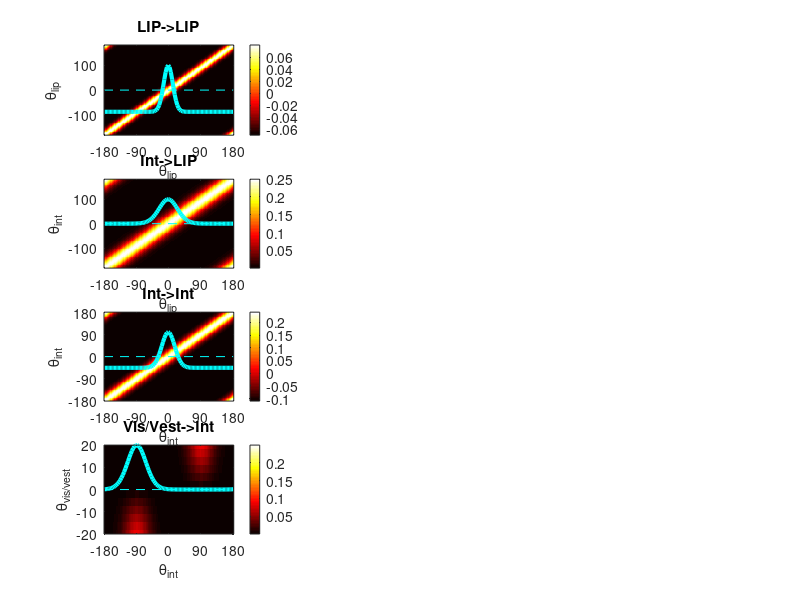
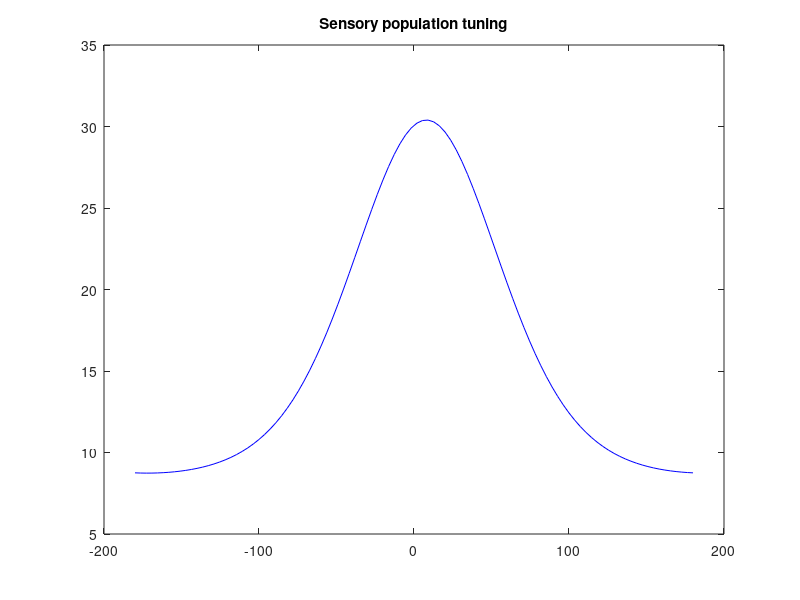
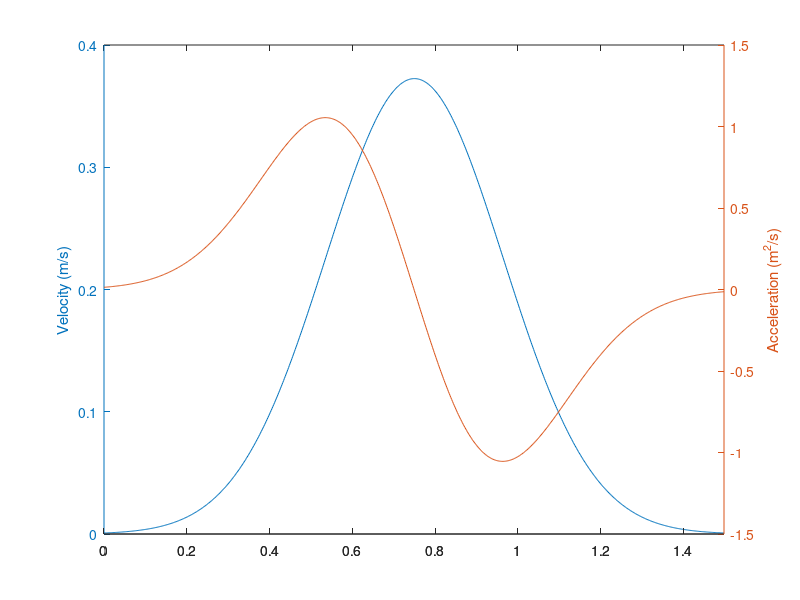

Write the MATLAB code that produced these figures, in order. (Note: this script raises an error after producing the figures.)
%%%%%%%%%%%%%%%%%%%%%%%%%%%%%%%%%%%%%%%%%%%%%%
%% LNP simulations for decision making
% Modified by HH 2017 @ UNIGE
% Adapted for the vestibular-visual multisensory heading discrimintation task
%%%%%%%%%%%%%%%%%%%%%%%%%%%%%%%%%%%%%%%%%%%%%%
tic
clear
clear global

load h

tic;

global Y_targ X_train;
rand('state',sum(100*clock))

% %{
%%%%%%%%%%%%%%%%%%%%%%%%%%%%%%%%%%%%%%%%%%%%%%%%%%%%%%%
%% Parameters
%%%%%%%%%%%%%%%%%%%%%%%%%%%%%%%%%%%%%%%%%%%%%%%%%%%%%%%

% === Switches ===
if_debug = 1;
if_test_set = 0;

% === Sizes ===
% Input layers
N_vis = 100; % Visual motion signal
prefs_vis = linspace(-180,180,N_vis);

N_vest = 100; % Vestibular motion signal
prefs_vest = linspace(-180,180,N_vis);

N_targets = 2; % Target input

% Today we decide to add a perfect integrator layer here. HH20170317 in UNIGE
% This layer has a very long time constant and feeds it's input to LIP, whereas LIP,
% which has a short time constant, keeps receiving target input but does not integrate it.
% For most part of the code, I just rename the old "_lip" stuff to "_int"
N_int = 100;
prefs_int = linspace(-180,180,N_int);

% Output layers (Real LIP layer)
N_lip = 100;
prefs_lip = linspace(-180,180,N_lip);

[~,right_targ_ind] = min(abs(prefs_lip - 90)); % Left and right for the heading task
[~,left_targ_ind] = min(abs(prefs_lip - -90));

%%%%%%%%%%%%%%%%%%%%%%%%%%%%%%%%%%%%%%%%%%%%%%%%%%%%%%%
% Decision bound
if_bounded = 1; % if_bounded = 1 means that the trial stops at the bound (reaction time version)
f_bound = @(x) abs(x(right_targ_ind)-x(left_targ_ind));
decis_thres = 70*[1 1 1]; % bound height, for different conditions
att_gain_stim_after_hit_bound = [0 0 0];
%%%%%%%%%%%%%%%%%%%%%%%%%%%%%%%%%%%%%%%%%%%%%%%%%%%%%%%

% === Times ===
dt = 2e-3; % Size of time bin in seconds
trial_dur_total = 1.7; % in s
stim_on_time = 0.2; % in s
motion_duration = 1.5; % in s

trial_dur_total_in_bins = round(trial_dur_total/dt); %% in time bins (including pre_trial_dur)
stim_on_time_in_bins = stim_on_time/dt; % Time of motion start, in time bins.

ts = ((0:trial_dur_total_in_bins-1)-stim_on_time_in_bins)*dt; % in s

if stim_on_time_in_bins>trial_dur_total_in_bins
    error('pre_trial_dur cannot be longer than trial_dur');
end

%%%%%%%%%%%%%%%%%%%%%%%%%%%%%%%%%%%%%%%%%%%%%%%%%%%
% === Stimuli ===
% unique_heading = [0 1 2 4 8];
% unique_condition = [1 2 3];
unique_heading = [0 8];
unique_condition = [3];
N_trial = 20; % For each condition
%%%%%%%%%%%%%%%%%%%%%%%%%%%%%%%%%%%%%%%%%%%%%%%%%%%


colors = [0 0 1; 1 0 0; 0 0.8 0.4];


% Parameters roughly follow the Yong Gu's MST data.
% Visual
coherence = 12;
r_spont_vis = 10;
b_pref_vis = 1.7;
b_null_vis = -0.2;
K_vis = 1.5;
K_cov_vis = 2;
var_vis = 1e-5;

% Vestibular
equivalent_conherence = 12;
r_spont_vest = 10;
b_pref_vest = 1.7;
b_null_vest = -0.2;
K_vest = 1.5;
K_cov_vest = 2;
var_vest = 1e-5;

% Parameters for MT from Mazurek and Shadlen, except width.
% K_cov_mt and var_mt controls the correlations.
%   cov_mt(j,:) = var_vis*exp(K_cov_vis*(cos((prefs_vis-prefs_vis(j))/360 *2*pi)-1));
%     w_mt = real(sqrtm(cov_mt));
%     aux_proba_in = proba_in + w_mt*randn(N_vis,1);
% r_spont_vis = 20;
% b_pref_vis = 0.4;
% b_null_vis = -0.2;
% K_vis = 4;
% K_cov_vis = 2;
% var_vis = 1e-5;

% Parameter of the activity evoked by the visual targets
max_rate_target = 42; %% in Hz
b_target = 0;
K_target = 4;
slope_norm_target=0.5;
dc_norm_target = 0.5;

% == Temporal dynamics ==
t_motion = 0:dt:trial_dur_total-stim_on_time; % in s
num_of_sigma = 3.5; amp = 0.2;
miu = motion_duration/2; sigma = motion_duration/2/num_of_sigma;
vel = exp(-(t_motion-miu).^2/(2*sigma^2));
vel = vel*amp/sum(vel*dt) ; % in m/s. Normalized to distance
acc = diff(vel)/dt; % in m/s^2

% To make sure t_motion, vel, and acc have the same length
t_motion(end) = [];
vel(end) = [];

% Gains
gain_vel_vis = 5; % (m/s)^-1
gain_acc_vest = 2; % (m^2/s)^-1

if if_debug
    figure(111);clf
    set(gcf,'name','Motion profile','uni','norm','pos',[0.632       0.381       0.358       0.403]);
    h = plotyy(t_motion,vel,t_motion,acc);
    ylabel(h(1),'Velocity (m/s)');
    ylabel(h(2),'Acceleration (m^2/s)');
end


% === Network configuration ===

% -- Time constant for integration
time_const_int = 3000e-3; % in s
time_const_lip = 100e-3; % in s

% -- Visual to INTEGRATOR
g_w_int_vis = 25;
K_int_vis = 5;
dc_w_int_vis = -0;

% -- Vestibular to INTEGRATOR
g_w_int_vest = 25;
K_int_vest = 5;
dc_w_int_vest = -0;

% --- Targets to LIP ----
g_w_lip_targ= 30;
K_lip_targ= 5;
att_gain_targ = 1; % Drop in attention to visual target once motion stimulus appears.

% --- Recurrent connectivity in INTEGRATOR
%%%%%%%%%%%%%%%%%%%%%%%%%%%%%%%%%%%%%%
g_w_int_int = 35;
K_int_int = 10;
dc_w_int_int = -11;

amp_I_int = 0;  % Mexico hat shape
K_int_I = 2;
%%%%%%%%%%%%%%%%%%%%%%%%%%%%%%%%%%%%%%

% Input-output function of INTEGRATOR
bias_int = 0;
threshold_int = 0.0;

% --- INTEGRATOR to the real LIP
%%%%%%%%%%%%%%%%%%%%%%%%%%%%%%%%%%%%%%
g_w_lip_int = 25;
K_lip_int = 5;
dc_w_lip_int = 0;

amp_I_lip_int = 0;  % Mexico hat shape
K_lip_int_I = 2;
%%%%%%%%%%%%%%%%%%%%%%%%%%%%%%%%%%%%%%

% --- LIP recurrent connection
%%%%%%%%%%%%%%%%%%%%%%%%%%%%%%%%%%%%%%
g_w_lip_lip = 15;
K_lip_lip = 20;
dc_w_lip_lip = -7;

amp_I_lip = 0;  % Mexico hat shape
K_lip_I = 2;
%%%%%%%%%%%%%%%%%%%%%%%%%%%%%%%%%%%%%%

% Input-output function of LIP
bias_lip = 0;
threshold_lip = 0.0;


% === For statistics ===

shuffle_flag = 0; %shuffles trials and computes shuffled Fisher information
info_out_flag = 1; %controls whether Fisher information in the output layer is being computed
info_in_flag = 1; %controls whether Fisher information in the input layer is being computed

% duration of the window used to compute Fisher information
fisher_wind_size = 50;
fisher_wind_offset = 0;
fisher_N_window = 4;

%%%%%%%%%%%%%%%%%%%%%%%%%%%%%%%%%%%%%%%%%%%%%%%%%%%%%%%
% Variable initialization (I moved here)
%%%%%%%%%%%%%%%%%%%%%%%%%%%%%%%%%%%%%%%%%%%%%%%%%%%%%%%

% I reorganized the variable naming and storage conventions. HH20170302
% All data have the size of (neurons, time, trial, stimuli){train/test}
% Three types of data are used:
% 1. firing rate in Hz (rate_xxx),
% 2. firing probability for each bin (proba_xxx),
% 3. binary spike train for each bin (spikes_xxx)
% The network dynamics are computed like: Rate_in --> Prob_in --> Spike_in --> Spike_out --> Rate_out

aux1_rate_int = zeros(N_int,trial_dur_total_in_bins+2);
aux2_rate_int = zeros(N_int,trial_dur_total_in_bins+2);

decision_ac = zeros(N_int,trial_dur_total_in_bins+2);

spikes_target = cell(2,1); spikes_vis = cell(2,1); spikes_vest = cell(2,1); 
rate_int = cell(2,1); spikes_int = cell(2,1);
rate_lip = cell(2,1); spikes_lip = cell(2,1);

spikes_count_vis = cell(2,1); spikes_count_vest = cell(2,1); proba_count_int = cell(2,1); spikes_count_int = cell(2,1);

for m = 1:if_test_set+1 % Train and Test
    
    % Raw data
    spikes_target{m} = zeros(N_int,trial_dur_total_in_bins,N_trial,length(unique_heading),length(unique_condition));
    spikes_vis{m} = zeros(N_vis,trial_dur_total_in_bins,N_trial,length(unique_heading),length(unique_condition));
    spikes_vest{m} = zeros(N_vest,trial_dur_total_in_bins,N_trial,length(unique_heading),length(unique_condition));
    
    rate_int{m} = zeros(N_int,trial_dur_total_in_bins,N_trial,length(unique_heading),length(unique_condition));
    spikes_int{m} = zeros(N_int,trial_dur_total_in_bins,N_trial,length(unique_heading),length(unique_condition));
    rate_lip{m} = zeros(N_lip,trial_dur_total_in_bins,N_trial,length(unique_heading),length(unique_condition));
    spikes_lip{m} = zeros(N_lip,trial_dur_total_in_bins,N_trial,length(unique_heading),length(unique_condition));
    
    % Spike count in sliding windows for Fisher information
    spikes_count_vis{m} = nan(N_vis, fisher_N_window, N_trial,length(unique_heading),length(unique_condition));
    spikes_count_vest{m} = nan(N_vest, fisher_N_window, N_trial,length(unique_heading),length(unique_condition));
    proba_count_int{m} = nan(N_int, fisher_N_window, N_trial, length(unique_heading),length(unique_condition));
    spikes_count_int{m} = nan(N_int, fisher_N_window, N_trial, length(unique_heading),length(unique_condition));
    if shuffle_flag==1
        spikes_count_int_shuff{m} = zeros(N_int, fisher_N_window, N_trial, length(unique_heading),length(unique_condition));
    end
    
end

% Output variables
RT = (trial_dur_total-stim_on_time) * ones(N_trial,length(unique_heading),length(unique_condition));

%  Network connections
w_int_vis = zeros(N_int,N_vis);
w_int_vest = zeros(N_int,N_vest);
% w_int_targ = zeros(N_int,N_int); % Not N_target, but N_int (supposing the same number as the lip neurons)
w_lip_targ = zeros(N_lip,N_lip); % Now integration layer does not receive target input, but LIP layer does. HH20170317
w_int_int = zeros(N_int,N_int);
w_lip_int = zeros(N_lip,N_int);
w_lip_lip = zeros(N_lip,N_lip);

for nn=1:N_int
    
    % -- VIS->Int, Vest->Int --
    w_int_vis(nn,:) = g_w_int_vis/N_vis *(exp(K_int_vis * (cos((prefs_int(nn)-(-90*(prefs_vis<0)+90*(prefs_vis>0)))/180*pi)-1)))...
        .* abs(sin(prefs_vis/180*pi))... % Gaussian(theta_int - +/-90) * Sin(heading)
        + dc_w_int_vis/N_vis;   % Offset
    w_int_vest(nn,:) = g_w_int_vest/N_vest *(exp(K_int_vest * (cos((prefs_int(nn)-(-90*(prefs_vest<0)+90*(prefs_vest>0)))/180*pi)-1)))...
        .* abs(sin(prefs_vest/180*pi))... % Gaussian(theta_int - +/-90) * Sin(heading)
        + dc_w_int_vest/N_vest;   % Offset
    
    % -- Targ->LIP --
    w_lip_targ(nn,:) = g_w_lip_targ/N_int *(exp(K_lip_targ*(cos((prefs_int-prefs_int(nn))/360 *2*pi)-1)));  %  Target input
    
    % -- Int->Int --
    w_int_int(nn,:) = g_w_int_int/N_int*...   %  Integrator recurrent
        ((exp(K_int_int*(cos((prefs_int-prefs_int(nn))/360*2*pi)-1)))-...
        amp_I_int*(exp(K_int_I*(cos((prefs_int-prefs_int(nn))/360*2*pi)-1))))...
        + dc_w_int_int/N_int;
    
end

for nn=1:N_lip
    % -- Int->LIP --
    w_lip_int(nn,:) = g_w_lip_int/N_int*...
        ((exp(K_lip_int*(cos((prefs_lip-prefs_int(nn))/360*2*pi)-1)))-...
        amp_I_lip_int*(exp(K_lip_int_I*(cos((prefs_lip-prefs_int(nn))/360*2*pi)-1))))...
        + dc_w_lip_int/N_int;

    % -- LIP->LIP --
    w_lip_lip(nn,:) = g_w_lip_lip/N_lip*...
        ((exp(K_lip_lip*(cos((prefs_lip-prefs_lip(nn))/360*2*pi)-1)))-...
        amp_I_lip*(exp(K_lip_I*(cos((prefs_lip-prefs_lip(nn))/360*2*pi)-1))))...
        + dc_w_lip_lip/N_lip;
end    

if if_debug
    figure(90); clf;
    set(gcf,'uni','norm','pos',[0.006       0.099       0.779       0.766],'name','Weights & Raster plot');
    
    subplot(4,3,1);
    imagesc(prefs_lip,prefs_lip,w_lip_lip'); colorbar; axis  xy; title('LIP->LIP');
    xlabel('\theta_{lip}'); ylabel('\theta_{lip}');
    set(gca,'xtick',-180:90:180);
    hold on; plot(prefs_lip,w_lip_lip(:,end/2)/max(w_lip_lip(:,end/2))*100,'linew',3,'color','c');
    plot(xlim,[0 0],'--c');
    subplot(4,3,4);
    imagesc(prefs_lip,prefs_int,w_lip_int'); colorbar; axis  xy; title('Int->LIP');
    xlabel('\theta_{lip}'); ylabel('\theta_{int}');
    set(gca,'xtick',-180:90:180);
    hold on; plot(prefs_lip,w_lip_int(:,end/2)/max(w_lip_int(:,end/2))*100,'linew',3,'color','c');
    plot(xlim,[0 0],'--c');
    
    subplot(4,3,7);
    % surf(prefs_int,prefs_int,w_int_int');
    imagesc(prefs_int,prefs_int,w_int_int');    colorbar; axis xy; title('Int->Int');
    xlabel('\theta_{int}'); ylabel('\theta_{int}');
    set(gca,'xtick',-180:90:180,'ytick',-180:90:180);
    hold on; plot(prefs_int,w_int_int(:,end/2)/max(w_int_int(:,end/2))*100,'linew',3,'color','c');
    plot(xlim,[0 0],'--c');
    
    %     subplot(4,3,7);
    %     imagesc(prefs_int,prefs_vest,w_int_vest'); colorbar; axis  xy; title('Vest->Int');
    %     xlabel('\theta_{int}'); ylabel('\theta_{vest}'); ylim([-20 20]);
    %     set(gca,'xtick',-180:90:180);
    
    subplot(4,3,10);
    imagesc(prefs_int,prefs_vis,w_int_vis'); colorbar; axis  xy; title('Vis/Vest->Int');
    xlabel('\theta_{int}'); ylabel('\theta_{vis/vest}'); ylim([-20 20]);
    set(gca,'xtick',-180:90:180);
    hold on; plot(prefs_int,w_int_vis(:,end/2)/max(w_int_vis(:,end/2))*20,'linew',3,'color','c');
    plot(xlim,[0 0],'--c');
    
    colormap hot;
end

%  Sensory correlation matrix
[xx,yy] = meshgrid(prefs_vis,prefs_vis);
cov_vis = var_vis*exp(K_cov_vis*(cos((xx-yy)/360 *2*pi)-1));

[xx,yy] = meshgrid(prefs_vest,prefs_vest);
cov_vest = var_vest*exp(K_cov_vest * (cos((xx-yy)/360 *2*pi)-1));

w_cov_vis = real(sqrtm(cov_vis));
w_cov_vest = real(sqrtm(cov_vest));


%%%%%%%%%%%%%%%%%%%%%%%%%%%
%% Main loop
%%%%%%%%%%%%%%%%%%%%%%%%%%%
count = 1;

for cc = 1:length(unique_condition)
    for hh = 1:length(unique_heading)  % Motion directions
        
        % ==== Not trial- or time- dependent stuffs ===
        stim_this = unique_heading(hh);
        cond_this = unique_condition(cc);
        
        fprintf('cond = %g, heading = %g\n  ',cond_this, stim_this);
        
        % -- Sensory responses --
        % proba_vis: proba of firing of visual neurons in response to motion
        max_rate_vis = r_spont_vis + b_pref_vis * coherence;
        b_vis = r_spont_vis + b_null_vis * coherence;
        proba_vis = ((max_rate_vis-b_vis)*exp(K_vis*(cos((prefs_vis'-stim_this)/360*2*pi)-1))+b_vis)*dt;
        
        %     max_rate_vest = r_spont_vest + b_pref_vis * coherence;
        %     b_vis = r_spont_vis + b_null_vis * coherence;
        
        % Vestibular response does not depend on coherence.
        % Here I just set the vestibular activity similar to visual response under 'equivalent_coh' coh
        max_rate_vest = r_spont_vest + b_pref_vest * equivalent_conherence;
        b_vest = r_spont_vest + b_null_vest * equivalent_conherence;
        proba_vest = ((max_rate_vest-b_vest)*exp(K_vest*(cos((prefs_vest'-stim_this)/360*2*pi)-1))+b_vest)*dt;
        
        %         % -- Stimulus condition selection --
        %         if cond_this == 1
        %             proba_vis = 0*proba_vis; % Shut down visual activity (but there are still noisy spikes if select here)
        %         elseif cond_this ==2
        %             proba_vest = 0*proba_vest; % Shut down vestibular activity
        %         end
        
        if if_debug
            figure(91);clf;
            plot(prefs_vis,proba_vis/dt,'r');
            plot(prefs_vest,proba_vest/dt,'b');
            title('Sensory population tuning');
        end
        
        % proba_targ: proba of firing of target neurons in response to visual targets
        
        % pos_targ = stim_this + [0:360/N_targets:359.9];
        pos_targ = [-90 90]; % Always these two for fine discrimination task. HH2017
        
        proba_target_tuning = zeros(N_int,1);
        for nn=1:N_targets
            proba_target_tuning = proba_target_tuning + ((max_rate_target-b_target)*...
                exp(K_target*(cos((prefs_int'-pos_targ(nn))/360*2*pi)-1))+b_target)*dt;
        end
        proba_target_tuning = proba_target_tuning/(slope_norm_target*(N_targets/2)+dc_norm_target);   %  Divisive normalization
        
        
        % === Begin trials ===
        for mm = 1:if_test_set+1 % Train and test sets
            for tt = 1:N_trial % For each trial
                
                if round(tt/50)==tt/50
                    fprintf('%d  ',tt);
                end
                
                % == Generate input spike trains ==
                
                %                 % -- Target input spike train --
                %                 % Note that trial_dur_total now includes the pre-trial time.
                %                 % There is no need (actually erroneous?) to separate pre-trial and trial.
                %                 % Because in this case, the INTEGRATOR dynamics are missing during pre-trial,
                %                 % and the MT's noise term was also missing.
                %
                %                 % Ohh, I got it. We don't want to accumulate target information during pre-trial,
                %                 % so we deliberately ignore INTEGRATOR dynamics during that period (although a little bit weird)!!
                
                aux_proba_target = proba_target_tuning*ones(1,trial_dur_total_in_bins); % Expand along the time axis
                spikes_target{mm}(:,:,tt,hh,cc) = rand(N_int,trial_dur_total_in_bins)<(aux_proba_target);
                
                % -- Visual input spike train --
                % The stim_on_time controls when motion information comes in.
                % aux_proba_vis = proba_vis*[zeros(1,stim_on_time) ones(1,trial_dur_total-stim_on_time)]...
                %    + w_cov_vis*randn(N_vis,trial_dur_total);
                
                % Temporal dynamics added. HH2017
                aux_proba_vis = proba_vis*[zeros(1,stim_on_time_in_bins) vel*gain_vel_vis]...
                    + w_cov_vis*randn(N_vis,trial_dur_total_in_bins);
                
                % -- Vestibular ---
                % With the temporal gain of abs(acc)
                aux_proba_vest = proba_vest*[zeros(1,stim_on_time_in_bins) abs(acc)*gain_acc_vest]...
                    + w_cov_vest*randn(N_vest,trial_dur_total_in_bins);
                
                % -- Stimulus condition selection --
                if cond_this == 1
                    aux_proba_vis = 0*aux_proba_vis; % Shut down visual activity
                elseif cond_this ==2
                    aux_proba_vest = 0*aux_proba_vest; % Shut down vestibular activity
                end
                
                spikes_vis{mm}(:,1:trial_dur_total_in_bins,tt,hh,cc)= rand(N_vis,trial_dur_total_in_bins)<(aux_proba_vis);
                spikes_vest{mm}(:,1:trial_dur_total_in_bins,tt,hh,cc)= rand(N_vest,trial_dur_total_in_bins)<(aux_proba_vest);
                
                % -- Reset the attention for motion stimuli --
                att_gain_stim = 1; % Drop in attention to motion stimuli due to hitting whatever decision bound.
                
                %                 % == Override INTEGRATOR dynamics during pre-trial by setting the spikes manually (weird thing) ==
                % !! Now we have the dedicated INTEGRATION layer so we can use all the dynamics from the very beginning. HH20170317
                
                %                 rate_int{mm}(:,1:stim_on_time_in_bins,tt,hh,cc) = aux_proba_target(:,1:stim_on_time_in_bins) / dt;
                %                 spikes_int{mm}(:,1:stim_on_time_in_bins,tt,hh,cc) = spikes_target{mm}(:,1:stim_on_time_in_bins,tt,hh,cc);
                %
                %                 aux1_rate_int(:,stim_on_time_in_bins) = rate_int{mm}(:,stim_on_time_in_bins,tt,hh,cc);
                %                 aux2_rate_int(:,stim_on_time_in_bins) = 0;
                
                % == Real network dynamics after stimlus onset ==
                %                 k = stim_on_time_in_bins; % Time begins at stim_on_time
                k = 1;  % Time begins at the very beginning
                
                while k<=trial_dur_total_in_bins-1
                    
                    %                     % -- I don't understand yet why there are two variables aux1 and aux2 --
                    %                     aux1_rate_int(:,k+1) = (1-dt/time_const_vis)*aux1_rate_int(:,k)...   %  Self dynamics.  in Hz!
                    %                         + 1/time_const_vis*(...
                    %                         att_gain_stim * w_int_vis * spikes_vis{mm}(:,k,tt,hh,cc)...     %  Visual input
                    %                         + att_gain_stim * w_int_vest * spikes_vest{mm}(:,k,tt,hh,cc)...     % Vestibular input
                    %                         ... % + att_gain_targ * w_int_targ * spikes_target{mm}(:,k,tt,hh,cc)...  % No longer here. HH20170317
                    %                         );             %  Target visual input (att_gain2 has been set to 0)
                    %
                    %                     aux2_rate_int(:,k+1) = (1-dt/time_const_int)*aux2_rate_int(:,k)+...  %  Self dynamics.  in Hz!
                    %                         +1/time_const_int*(w_int_int*spikes_int{mm}(:,k,tt,hh,cc));  %  INTEGRATOR recurrent. in Hz!
                    %
                    %                     rate_int{mm}(:,k+1,tt,hh,cc) = aux1_rate_int(:,k+1) + aux2_rate_int(:,k+1) + bias_int;  %  Bias term: b_out
                    %
                    
                    % -- Update INTEGRATOR layer --
                    rate_int{mm}(:,k+1,tt,hh,cc) = bias_int + (1-dt/time_const_int)*rate_int{mm}(:,k,tt,hh,cc)...   %  Self dynamics.  in Hz!
                        + 1/time_const_int * (...
                              w_int_int * spikes_int{mm}(:,k,tt,hh,cc)... %  INTEGRATOR recurrent
                            + att_gain_stim * w_int_vis * spikes_vis{mm}(:,k,tt,hh,cc)...     %  Visual input
                            + att_gain_stim * w_int_vest * spikes_vest{mm}(:,k,tt,hh,cc)...     % Vestibular input
                        ... % + att_gain_targ * w_int_targ * spikes_target{mm}(:,k,tt,hh,cc)...  % No longer here. HH20170317
                        );            
                    
                    % -- Update LIP layer --
                    rate_lip{mm}(:,k+1,tt,hh,cc) = bias_lip + (1-dt/time_const_lip)*rate_lip{mm}(:,k,tt,hh,cc)...   %  Self dynamics.  in Hz!
                        + 1/time_const_lip * (...
                              w_lip_lip * spikes_lip{mm}(:,k,tt,hh,cc)...  %  LIP recurrent
                            + att_gain_targ * w_lip_targ * spikes_target{mm}(:,k,tt,hh,cc)...  % Moved here. HH20170317
                            + w_lip_int * spikes_int{mm}(:,k,tt,hh,cc)... %  INTEGRATOR->LIP
                        );            
                    
                    
                    % -- Turn rate to binary spike for the next step --
                    spikes_int{mm}(:,k+1,tt,hh,cc)  = (rand(N_int,1) < dt*(rate_int{mm}(:,k+1,tt,hh,cc)-threshold_int));
                    spikes_lip{mm}(:,k+1,tt,hh,cc)  = (rand(N_lip,1) < dt*(rate_lip{mm}(:,k+1,tt,hh,cc)-threshold_lip));
                    
                    % -- Variable used for stopping the integration --
                    
                    %{
                    if mm == 1 % Only apply to train set
                        decision_ac(:,k+1) = rate_int{mm}(:,k+1,tt,hh,cc);
                        %          decision_ac(:,k+1) = (1-delta_t/time_const_out)*decision_ac(:,k+1)+...
                        %                               +1/time_const_out*((w_oo-dc_w_oo)*spikes_out{1}(:,k));
                        
                        % -- Termination --
                        if ((range(if_bounded*decision_ac(:,k+1)) > decis_thres) && (RT(tt,hh,cc)==0)) || (k==trial_dur_total_in_bins-1)
                            RT(tt,hh,cc) = k;
                            if k>fisher_wind_size-1   %  Enough data for Fisher info of at least one window
                                last_spikes__last_Fisher_win(:,count) = sum(spikes_int{1}(:,k-fisher_wind_size+1:k)')';
                            else
                                last_spikes__last_Fisher_win(:,count) = sum(spikes_int{1}(:,1:k)')';
                            end
                            last_proba(:,count) = rate_int{mm}(:,k,tt,hh,cc);
                            k=trial_dur_total_in_bins;  %  Terminate trial immediately
                        end
                    end
                    %}
                    
                    if mm == 1 % Only apply to train set
                        decision_ac(:,k+1) = rate_lip{mm}(:,k+1,tt,hh,cc);
                        %          decision_ac(:,k+1) = (1-delta_t/time_const_out)*decision_ac(:,k+1)+...
                        %                               +1/time_const_out*((w_oo-dc_w_oo)*spikes_out{1}(:,k));
                        
                        % -- Termination --
                        if if_bounded && att_gain_stim == 1 && (f_bound(decision_ac(:,k+1)) > decis_thres(unique_condition(cc)))
                            % Set the attention for motion stimuli to be very low
                            att_gain_stim = att_gain_stim_after_hit_bound(unique_condition(cc));
                            RT(tt,hh,cc) = (k-stim_on_time_in_bins)*dt;
                            % last_proba(:,count) = rate_int{mm}(:,k,tt,hh,cc);
                        end
                    end
                    
                    k=k+1;
                end  % of network dynamics
                
                %{
            %%% collect spike and firing probabilities for Tin and Tout neurons
            
            proba_out_av1 = proba_out_av1 + rate_int{1};
            proba_out50(count,:) = rate_int{1}(50,:);
            proba_out75(count,:) = rate_int{1}(75,:);
            proba_out100(count,:) = rate_int{1}(100,:);
            spikes_out50(count,:) = spikes_int{1}(50,:);
            spikes_out75(count,:) = spikes_int{1}(75,:);
            spikes_out100(count,:) = spikes_int{1}(100,:);
            spikes_in50(count,:) = spikes_vis{1}(50,:);
            
            %%%%%%%%%%%%%%%%%%%%%%%%%%%%%%%%%%%%%%%%%%%%%%%%%%%%%%%%%%%%%%%%%%%%
            %% training and testing data. Spike counts and average probabilities.
            %% size nu_unit x 2 N_trial (N_trial for each of the 2 positions)
            %%%%%%%%%%%%%%%%%%%%%%%%%%%%%%%%%%%%%%%%%%%%%%%%%%%%%%%%%%%%%%%%%%%%
            spikes_in_trial11(:,count) = sum(spikes_vis{1}')';
            spikes_in_trial12(:,count) = sum(spikes_vis{2}')';
            
            spikes_out_trial01(:,count) = sum(spikes_int{1}')';
            spikes_out_trial02(:,count) = sum(spikes_int{2}')';
            
            proba_out_trial01(:,count) = sum(rate_int{1}(:,1:trial_dur_total)')'/fisher_wind_size;
            proba_out_trial02(:,count) = sum(rate_int{2}(:,1:trial_dur_total)')'/fisher_wind_size;
            
            %%%%%%%%%%%%%%%%%%%%%%%%%%%%%%%%%%%%%%%%%%%%%%%%%%%%%%%%%%%%%%%%%%%%
            %% collect counts in small time windows
            %% m=1 training data, m=2 testing data
            %%%%%%%%%%%%%%%%%%%%%%%%%%%%%%%%%%%%%%%%%%%%%%%%%%%%%%%%%%%%%%%%%%%%
            
            for n=1:fisher_N_window
                proba_count_int{m,n}(:,count)= ...
                    sum(rate_int{m}(:,fisher_wind_offset+fisher_wind_size*(n-1)+1:fisher_wind_size*n)')'/fisher_wind_size;
                spikes_count_int{m,n}(:,count)= ...
                    sum(spikes_int{m}(:,fisher_wind_offset+fisher_wind_size*(n-1)+1:fisher_wind_size*n)')';
                spikes_count_vis{m,n}(:,count)= ...
                    sum(spikes_vis{m}(:,1:fisher_wind_offset+fisher_wind_size*n)')';
            end
                %}
                count = count+1;
            end % of trial
        end % of train/test
        
        fprintf('\n');
        
    end % of heading
end % of stimulus condition


%% == Plotting example network activities ==
to_plot_heading = length(unique_heading);
to_plot_cond = length(unique_condition);

rate_real_vis_aver = nanmean(spikes_vis{1}(:,:,:,to_plot_heading,to_plot_cond),3)/dt;
rate_real_vest_aver = nanmean(spikes_vest{1}(:,:,:,to_plot_heading,to_plot_cond),3)/dt;
rate_expected_int_aver = nanmean(rate_int{1}(:,:,:,to_plot_heading,to_plot_cond),3);
rate_expected_lip_aver = nanmean(rate_lip{1}(:,:,:,to_plot_heading,to_plot_cond),3);
rate_real_int_aver = nanmean(spikes_int{1}(:,:,:,to_plot_heading,to_plot_cond),3)/dt;
rate_real_lip_aver = nanmean(spikes_lip{1}(:,:,:,to_plot_heading,to_plot_cond),3)/dt;
rate_real_targ_aver = nanmean(spikes_target{1}(:,:,:,to_plot_heading,to_plot_cond),3)/dt;


% %{
%%  ====== Animation ======
figure(1001); clf

for ttt = 1:10:length(ts)

    % INTEGRATOR layer
    subplot(2,2,1);
    plot(prefs_int,rate_expected_int_aver(:,ttt)); hold on;
    plot(prefs_int,rate_real_int_aver(:,ttt),'r');  hold off;
    axis(gca,[min(prefs_int) max(prefs_int) min(rate_expected_int_aver(:)) max(rate_real_int_aver(:))]);
    title(sprintf('Integrator, heading = %g, cond = %g, aver %g trials',unique_heading(to_plot_heading),unique_condition(to_plot_cond),N_trial));

    % LIP layer
    subplot(2,2,2);
    plot(prefs_int,rate_expected_lip_aver(:,ttt)); hold on;
    plot(prefs_int,rate_real_lip_aver(:,ttt),'r');  hold off;
    axis(gca,[min(prefs_int) max(prefs_int) min(rate_expected_lip_aver(:)) max(rate_expected_lip_aver(:))]);
    title(sprintf('LIP, t = %g',ttt*dt*1000));

    % Visual layer
    subplot(2,2,3);
    plot(prefs_int,aux_proba_vis(:,ttt)/dt); hold on;
    plot(prefs_int,rate_real_vis_aver(:,ttt),'r'); hold off; 
    axis(gca,[min(prefs_int) max(prefs_int) min(aux_proba_vis(:)/dt) max(aux_proba_vis(:)/dt)]);
    title('Visual');
    
    % Target layer
    subplot(2,2,4);
    plot(prefs_int,proba_target_tuning/dt); hold on; 
    plot(prefs_int,rate_real_targ_aver(:,ttt),'r'); hold off; 
    axis(gca,[min(prefs_int) max(prefs_int) min(proba_target_tuning(:)/dt) max(proba_target_tuning(:)/dt)]);
    title('Target');

    drawnow;
end


%}

%% ====== Raster plot ======
if if_debug
    figure(90);
    
    subplot(4,3,[2 3]);
    imagesc(ts,prefs_lip,rate_real_lip_aver*dt); axis xy;
    ylabel('LIP');
    title(sprintf('Firing prob. for each bin, averaged over %g trials, cond = %g, heading = %g',...
        N_trial,unique_condition(to_plot_cond),unique_heading(to_plot_heading)));  colorbar

    subplot(4,3,[5 6]);
    imagesc(ts,prefs_int,rate_real_int_aver*dt); axis xy; colorbar
    ylabel('INTEGRATOR');
    
    subplot(4,3,[8 9]);
    imagesc(ts,prefs_vest,rate_real_vest_aver*dt); axis xy; colorbar
    ylabel('Vest');
    
    subplot(4,3,[11 12]);
    imagesc(ts,prefs_vis,rate_real_vis_aver*dt); axis xy; colorbar
    ylabel('Vis');
    
end
%}

% ====== Example Pref and Null traces ======
%%{
set(figure(1002),'name','Example PSTHs'); clf;
set(gcf,'uni','norm','pos',[0.003       0.039       0.555       0.878]);

for cc = 1:length(unique_condition)
    % --- LIP ---
    subplot(3,2,2*unique_condition(cc)-1);
    
    for trialtoplot = 1:ceil(N_trial/10):N_trial
        plot(ts,rate_lip{1}(right_targ_ind,:,trialtoplot,to_plot_heading,cc),'color',colors(unique_condition(cc),:),'linewid',2); hold on;
        plot(ts,rate_lip{1}(left_targ_ind,:,trialtoplot,to_plot_heading,cc),'--k','linewid',1);
    end
    plot(t_motion,vel/max(vel)*max(ylim)/3,'k--');
    axis tight;
    
    %     if if_bounded
    %         plot(xlim,[decis_thres decis_thres],'k--');
    %         ylim([min(ylim),decis_thres*1.1]);
    %     end
    
    title(sprintf('rate\\_lip, heading = %g, coh = %g',unique_heading(to_plot_heading),coherence));
    
    % --- Int ---
    subplot(3,2,2*unique_condition(cc));
    
    for trialtoplot = 1:ceil(N_trial/10):N_trial
        plot(ts,rate_int{1}(right_targ_ind,:,trialtoplot,to_plot_heading,cc),'color',colors(unique_condition(cc),:),'linewid',2); hold on;
        plot(ts,rate_int{1}(left_targ_ind,:,trialtoplot,to_plot_heading,cc),'--k','linewid',1);
    end
    plot(t_motion,vel/max(vel)*max(ylim)/3,'k--');
    axis tight;
    
    %     if if_bounded
    %         plot(xlim,[decis_thres decis_thres],'k--');
    %         ylim([min(ylim),decis_thres*1.1]);
    %     end
    
    title(sprintf('rate\\_int, heading = %g, coh = %g',unique_heading(to_plot_heading),coherence));
    
    
    %     subplot(3,2,2);
    %     plot(ts,nanmean(rate_lip{1}(right_targ_ind,:,:,to_plot_heading,cc),3)...
    %         -nanmean(rate_lip{1}(left_targ_ind,:,:,to_plot_heading,cc),3),'color',colors(unique_condition(cc),:),'linew',2);
    %     hold on;
    %     title(sprintf('averaged of all %g trials (correct + wrong), pref-null',N_trial));
    %     axis tight;
end

%}

% ====== Behavior performance ======
%%{
figure(99); clf; hold on; axis([-8 8 0 1]);
set(gcf,'name','Behavior','uni','norm','pos',[0.32       0.071       0.357        0.83]);

% Psychometric
subplot(2,1,1);
for cc = 1:length(unique_condition)
    % Make decisions
    rate_int_at_decision = squeeze(rate_lip{1}(:,end,:,:,cc)); % Using lip
    
    [~, pos_max_rate_int_at_decision] = max(rate_int_at_decision,[],1);
    choices{cc} = prefs_int(shiftdim(pos_max_rate_int_at_decision)) >= 0; % 1 = rightward, 0 = leftward
    choices{cc} = reshape(choices{cc},[],length(unique_heading));

    % I just flip the psychometric curve to the negative headings
    psychometric = [unique_heading' sum(choices{cc},1)'/N_trial];
    fake_psy = flipud(psychometric(unique_heading>0,:));
    fake_psy(:,1) = -fake_psy(:,1);
    fake_psy(:,2) = 1-fake_psy(:,2);
    psychometric = [fake_psy ; psychometric];
    
    plot(psychometric(:,1),psychometric(:,2),'o','color',colors(unique_condition(cc),:),'markerfacecolor',colors(unique_condition(cc),:),'markersize',13); % Psychometric
    hold on;
    xxx = -max(unique_heading):0.1:max(unique_heading);
    
    [bias, threshold] = cum_gaussfit_max1(psychometric);
    psycho(cc,:) = [bias,threshold];
    plot(xxx,normcdf(xxx,bias,threshold),'-','color',colors(unique_condition(cc),:),'linewid',4);
    
    set(text(min(xlim),0.4+0.1*cc,sprintf('threshold = %g\n',threshold)),'color',colors(unique_condition(cc),:));
end

if length(unique_condition) == 3
    pred_thres = (psycho(1,2)^(-2)+psycho(2,2)^(-2))^(-1/2);
    set(text(min(xlim),0.4+0.1*(cc+1),sprintf('pred = %g\n',pred_thres)),'color','k');
end

% Chronometric
subplot(2,1,2);
for cc = 1:length(unique_condition)
    % Make decisions
    RT_this_cc_mean = mean(RT(:,:,cc),1);
    RT_this_cc_se = std(RT(:,:,cc),[],1);
    
    errorbar(unique_heading+(cc-2)*0.2,RT_this_cc_mean,RT_this_cc_se,'o-','color',colors(unique_condition(cc),:),...
        'markerfacecolor',colors(unique_condition(cc),:),'markersize',10,'linew',2);
    hold on;
end
plot(vel/max(vel)*max(xlim)/5,t_motion,'k--');
title(sprintf('RT, all trials (correct + wrong), Bound = %s',num2str(decis_thres)));

%}

%% ===== Averaged PSTH, different angles =====
%%{

PSTH_condition_absheading_choice = nan(length(ts),length(unique_condition),length(unique_heading),2);

set(figure(435),'name','PSTH'); clf;
set(gcf,'uni','norm','pos',[0.326       0.041       0.668       0.681]);
% abs_unique_heading = unique(abs(unique_heading));
sub_x = fix(sqrt(length(unique_heading)));
sub_y = ceil(length(unique_heading)/sub_x);
y_max = -inf; y_min = inf;

for hh = 1:length(unique_heading)
    
    % == Raw PSTH (stim type), heading, correct only
    figure(435); subplot(sub_x,sub_y,hh); hold on;
    
    for cc = 1:length(unique_condition)
        
        % I assume "PREF" = "LEFT" here. In this case, with headings [0 1 2 4 8], I
        % plot the pref=90 neuron and the pref=-90 neuron in correct trials to simulate
        % pref and null activity in correct only trials for each abs(heading) in my experiments.
        select_correct = (choices{cc}(:,hh) == (unique_heading(hh)>=0));
        
        % Although note here the PREF and NULL activity become correlated.
        PSTH_condition_absheading_choice(:,cc,hh,1) = squeeze(nanmean(rate_lip{1}(right_targ_ind,:,select_correct,hh,cc),3));
        PSTH_condition_absheading_choice(:,cc,hh,2) = squeeze(nanmean(rate_lip{1}(left_targ_ind,:,select_correct,hh,cc),3));
        
        plot(ts,PSTH_condition_absheading_choice(:,cc,hh,1),'color',colors(unique_condition(cc),:),'linew',2.5);
        plot(ts,PSTH_condition_absheading_choice(:,cc,hh,2),'--','color',colors(unique_condition(cc),:),'linew',2.5);
        title(sprintf('abs(heading) = %g, %g trials, correct only',abs(unique_heading(hh)),N_trial));
    end
    
    plot(t_motion,vel/max(vel)*max(ylim)/5,'k--');
    axis tight;
    
    %     if if_bounded
    %         plot(xlim,[decis_thres decis_thres],'k--');
    %         ylim([min(ylim),decis_thres*1.1]);
    %     end
    
    y_min = min(y_min,min(ylim));
    y_max = max(y_max,max(ylim));
    
end

set(findobj(435,'type','axes'),'ylim',[y_min y_max]);

% =====  Delta-PSTH (stim type), heading, correct only ====
set(figure(436),'name','Delta PSTH'); clf;
set(gcf,'uni','norm','pos',[0.326       0.041       0.668       0.681]);
y_max = -inf; y_min = inf;

for hh = 1:length(unique_heading)
    
    figure(436);  subplot(sub_x,sub_y,hh); hold on;
    
    for cc = 1:length(unique_condition)
        plot(ts,PSTH_condition_absheading_choice(:,cc,hh,1)-PSTH_condition_absheading_choice(:,cc,hh,2),'color',colors(unique_condition(cc),:),'linew',2.5);
        title(sprintf('abs(heading) = %g, %g trials, correct only',abs(unique_heading(hh)),N_trial));
    end
    
    plot(t_motion,vel/max(vel)*max(ylim)/5,'k--');
    y_min = min(y_min,min(ylim));
    y_max = max(y_max,max(ylim));
    axis tight;
end
set(findobj(436,'type','axes'),'ylim',[y_min y_max]);

%}

toc


